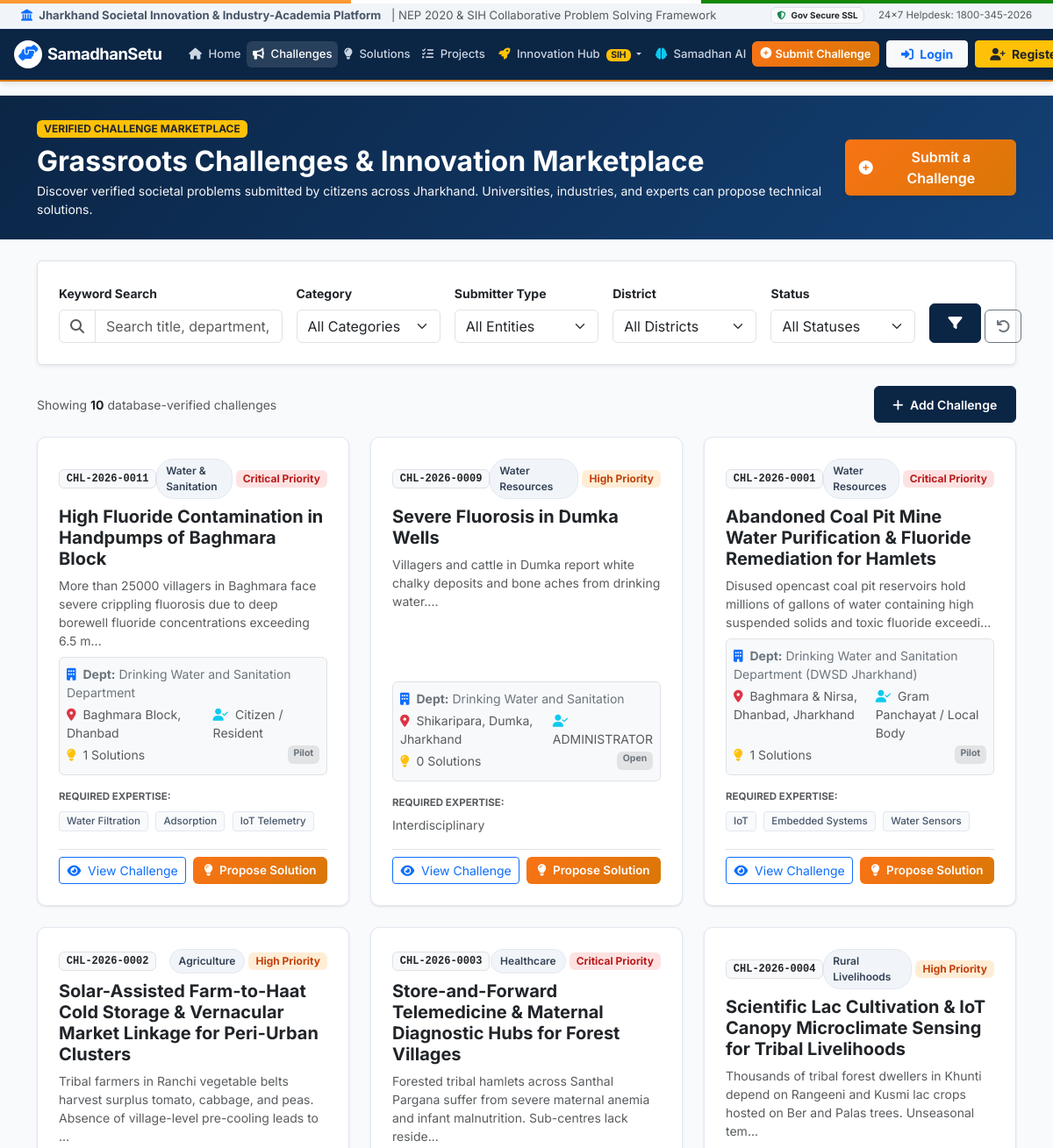
Before: /challenges (upper part) with the older database file.
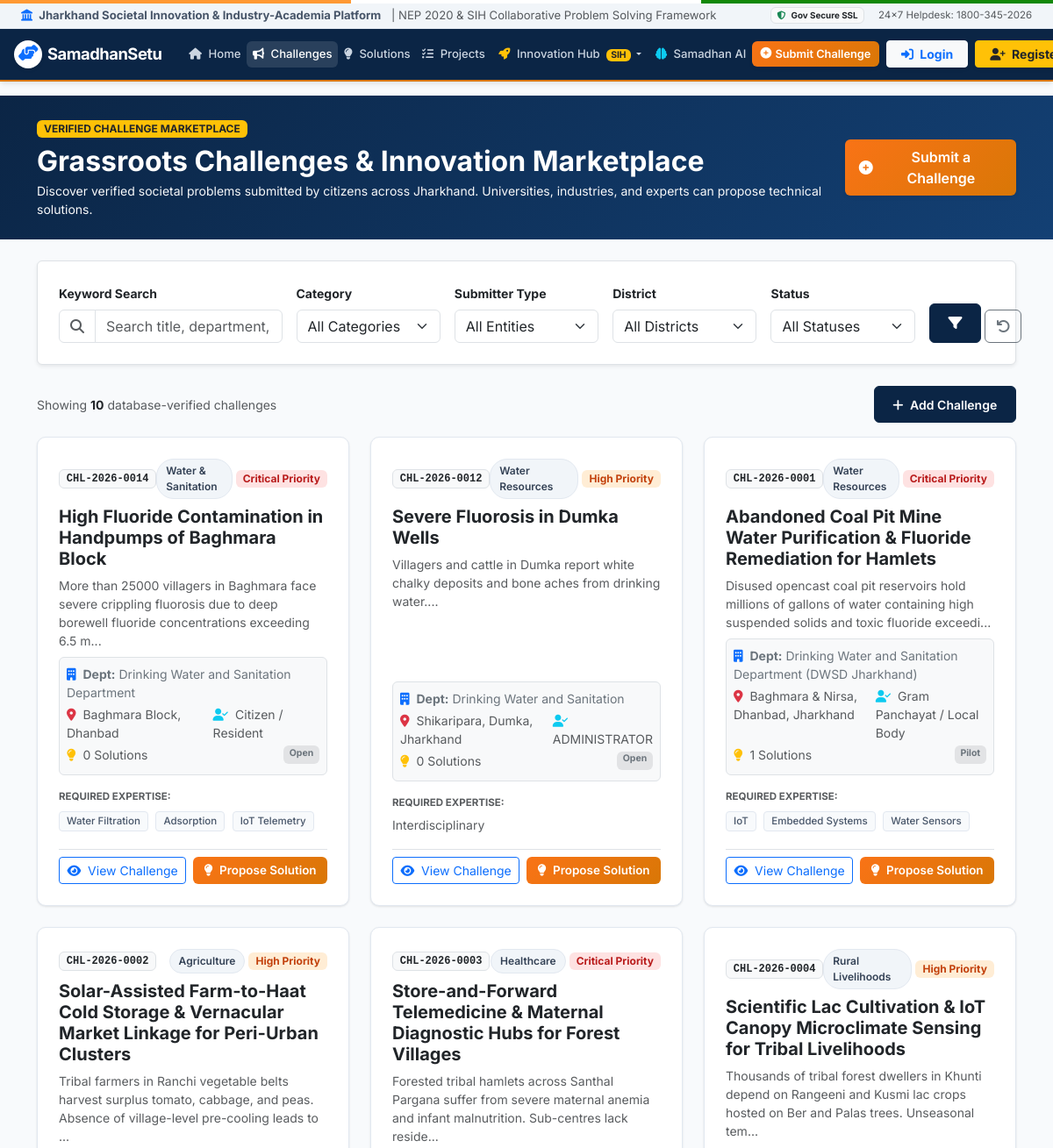
After: the same page with the newer database file.
### app.py (models this page shows, shortened)
class Challenge(db.Model):
    __tablename__ = 'challenges'
    id = db.Column(db.Integer, primary_key=True)
    title = db.Column(db.String(250), nullable=False)
    description = db.Column(db.Text, nullable=False)
    category = db.Column(db.String(80), nullable=False)
    department = db.Column(db.String(150), nullable=False, default='General Administration')
    location = db.Column(db.String(150), nullable=False)
    priority = db.Column(db.String(30), nullable=False, default='Medium') # Low, Medium, High, Critical
    status = db.Column(db.String(50), default='Open') # Open, Under Review, Verified, In Progress, Pilot, Implemented, Closed
    created_date = db.Column(db.DateTime, default=datetime.utcnow)
    deadline = db.Column(db.DateTime, nullable=True)
    organization = db.Column(db.String(200), nullable=False, default='Municipal Corporation')
    required_skills = db.Column(db.Text, nullable=True)
    submitter_type = db.Column(db.String(100), default='Citizen / Resident')
    district = db.Column(db.String(100), default='Ranchi')
    block = db.Column(db.String(100), nullable=True)
    media_url = db.Column(db.String(255), nullable=True)
    document_url = db.Column(db.String(255), nullable=True)
    assigned_university = db.Column(db.String(200), nullable=True)
    nep_aligned = db.Column(db.Boolean, default=True)
    expected_solution_type = db.Column(db.String(100), default='Software / Hardware Prototype')
    affected_population = db.Column(db.String(200), default='General Community')
    people_affected_count = db.Column(db.Integer, default=10000)
    existing_solutions = db.Column(db.Text, nullable=True)
    shortcomings = db.Column(db.Text, nullable=True)
    required_technology = db.Column(db.Text, nullable=True)
    expected_outcome = db.Column(db.Text, nullable=True)
    ai_impact_score = db.Column(db.Integer, default=85)
    views_count = db.Column(db.Integer, default=240)
    followers_count = db.Column(db.Integer, default=28)
    created_by_id = db.Column(db.Integer, db.ForeignKey('users.id'), nullable=True)
    submitter_aadhaar_masked = db.Column(db.String(30), nullable=True)
    submitter_phone = db.Column(db.String(30), nullable=True)
    solutions = db.relationship('Solution', backref='challenge', lazy=True, cascade='all, delete-orphan')
    projects = db.relationship('Project', backref='challenge', lazy=True)
    invitations = db.relationship('TeamInvitation', backref='challenge', lazy=True, cascade='all, delete-orphan')
    problem_dna = db.relationship('ProblemDNA', backref='challenge', uselist=False, lazy=True, cascade='all, delete-orphan')
    @property
    def code(self):
        return f"CHL-2026-{self.id:04d}"
    @property
    def severity(self):
        return self.priority
    @property
    def created_at(self):
        return self.created_date

### app.py (the view, shortened to what this page needs)
@app.route('/challenges')
def challenges():
    user = get_current_user()
    is_admin = (user and user.user_type == 'ADMINISTRATOR')
    query_text = request.args.get('q', '').strip()
    category_filter = request.args.get('category', '').strip()
    department_filter = request.args.get('department', '').strip()
    status_filter = request.args.get('status', '').strip()
    priority_filter = request.args.get('priority', '').strip()
    location_filter = request.args.get('location', '').strip()
    submitter_type_filter = request.args.get('submitter_type', '').strip()
    district_filter = request.args.get('district', '').strip()
    query = Challenge.query
    if not is_admin:
        query = query.filter(Challenge.status.in_([
            'APPROVED', 'VERIFIED', 'Verified', 'Open', 'In Progress', 'Pilot', 'Implemented', 'Completed'
        ]))
    if category_filter and category_filter != 'All':
        query = query.filter(Challenge.category == category_filter)
    if department_filter and department_filter != 'All':
        query = query.filter(Challenge.department == department_filter)
    if status_filter and status_filter != 'All':
        query = query.filter(Challenge.status == status_filter)
    if priority_filter and priority_filter != 'All':
        query = query.filter(Challenge.priority == priority_filter)
    if submitter_type_filter and submitter_type_filter != 'All':
        query = query.filter(Challenge.submitter_type == submitter_type_filter)
    if district_filter and district_filter != 'All':
        query = query.filter((Challenge.district == district_filter) | (Challenge.location.ilike(f"%{district_filter}%")))
    if location_filter:
        query = query.filter(Challenge.location.ilike(f"%{location_filter}%"))
    challenges_list = deduplicate_challenges(query.order_by(Challenge.created_date.desc()).all())
    return render_template('challenges.html',
        challenges=challenges_list,
        query_text=query_text,
        category_filter=category_filter,
        department_filter=department_filter,
        status_filter=status_filter,
        priority_filter=priority_filter,
        location_filter=location_filter,
        submitter_type_filter=submitter_type_filter,
        district_filter=district_filter,
        all_submitter_types=SUBMITTER_TYPES,
        all_districts=JHARKHAND_DISTRICTS,
        is_admin=is_admin
    )

### app.py (called while the page is built)
def get_current_user():
    if 'user_id' in session:
        return User.query.get(session['user_id'])
    return None

def deduplicate_challenges(challenges_list):
    if not challenges_list:
        return []
    seen_ids = set()
    seen_titles = set()
    unique_challenges = []
    for c in challenges_list:
        cid = getattr(c, 'id', None)
        raw_title = getattr(c, 'title', '') or ''
        norm_title = raw_title.strip().lower()
        if cid is not None and cid in seen_ids:
            continue
        if norm_title and norm_title in seen_titles:
            continue
        if cid is not None:
            seen_ids.add(cid)
        if norm_title:
            seen_titles.add(norm_title)
        unique_challenges.append(c)
    return unique_challenges

### templates/challenges.html (shortened to what the changed rows need)
{% extends "base.html" %}
{% block content %}
<div class="bg-primary text-white py-4 mb-4" style="background: linear-gradient(135deg, #0b2545 0%, #134074 100%);">
    <div class="container">
        <div class="d-flex flex-column flex-md-row justify-content-between align-items-md-center gap-3">
            <div>
                <h2 class="fw-bold mb-1">Grassroots Challenges & Innovation Marketplace</h2>
            </div>
        </div>
    </div>
</div>
<div class="container mb-5">
    <div class="row g-4" id="challengesContainer">
        {% if challenges %}
            {% set seen_c_keys = [] %}
            {% for c in challenges %}
            {% set c_key = (c.id|string) ~ '_' ~ (c.title|trim|lower) %}
            {% if c_key not in seen_c_keys %}
            {% set _ = seen_c_keys.append(c_key) %}
            <div class="col-md-6 col-lg-4 challenge-item-card">
                <div class="challenge-card h-100">
                    <div class="d-flex justify-content-between align-items-center mb-2">
                        <span class="badge bg-light text-dark border font-monospace">{{ c.code }}</span>
                        <div class="d-flex align-items-center gap-1">
                            <span class="badge-category">{{ c.category }}</span>
                            <span class="badge badge-severity-{{ c.priority.lower() }} px-2 py-1 rounded">
                                {{ c.priority }} Priority
                            </span>
                        </div>
                    </div>
                    <h5 class="fw-bold text-dark mb-2">
                        <a href="{{ url_for('challenge_detail', challenge_id=c.id) }}" class="text-decoration-none text-dark hover-primary">
                            {{ c.title }}
                        </a>
                    </h5>
                    <p class="text-muted small flex-grow-1 mb-2">
                        {{ c.description[:130] }}...
                    </p>
                    <div class="p-2 rounded bg-light border mb-3 small">
                        <div class="text-secondary mb-1">
                            <i class="fas fa-building text-primary me-1"></i> <strong>Dept:</strong> {{ c.department }}
                        </div>
                        <div class="d-flex justify-content-between text-muted mb-1">
                            <span><i class="fas fa-map-marker-alt text-danger me-1"></i> {{ c.location }}</span>
                            <span><i class="fas fa-user-check text-info me-1"></i> {{ c.submitter_type or 'Citizen' }}</span>
                        </div>
                        <div class="d-flex justify-content-between text-muted mb-1">
                            <span><i class="fas fa-lightbulb text-warning me-1"></i> {{ c.solutions|length }} Solutions</span>
                            {% if c.status in ['APPROVED', 'VERIFIED'] %}
                                <span class="badge bg-success"><i class="fas fa-check-circle me-1"></i> VERIFIED</span>
                            {% else %}
                                <span class="badge bg-secondary-subtle text-secondary">{{ c.status }}</span>
                            {% endif %}
                        </div>
                    </div>
                    <div class="mb-3">
                        <div class="text-muted small mb-1 fw-bold" style="font-size: 0.72rem;">REQUIRED EXPERTISE:</div>
                        <div>
                            {% if c.required_skills %}
                                {% for skill in c.required_skills.split(',')[:3] %}
                                    <span class="skill-tag">{{ skill.strip() }}</span>
                                {% endfor %}
                            {% else %}
                                <span class="text-muted small">Interdisciplinary</span>
                            {% endif %}
                        </div>
                    </div>
                    <div class="pt-2 border-top mt-auto">
                        {% if session.get('user_role') == 'ADMINISTRATOR' or is_admin %}
                        <div class="d-flex justify-content-between align-items-center mb-2">
                            <a href="{{ url_for('challenge_detail', challenge_id=c.id) }}" class="btn btn-sm btn-primary-gov flex-grow-1 me-2">
                                <i class="fas fa-eye me-1"></i> View
                            </a>
                            <form method="POST" action="{{ url_for('delete_challenge', challenge_id=c.id) }}" onsubmit="return confirm('Are you sure you want to delete this challenge permanently from the database?');" class="d-inline">
                                <button type="submit" class="btn btn-sm btn-outline-danger" title="Delete Challenge">
                                    <i class="fas fa-trash-alt"></i>
                                </button>
                            </form>
                        </div>
                        <form method="POST" action="{{ url_for('update_challenge_status', challenge_id=c.id) }}" class="d-flex gap-1 align-items-center">
                            <span class="small text-muted" style="font-size: 0.75rem;">Status:</span>
                            <select name="status" class="form-select form-select-sm py-0" style="font-size: 0.75rem;" onchange="this.form.submit()">
                                {% for st in all_statuses %}
                                    <option value="{{ st }}" {% if c.status == st %}selected{% endif %}>{{ st }}</option>
                                {% endfor %}
                            </select>
                        </form>
                        {% else %}
                        <div class="d-flex gap-2">
                            <a href="{{ url_for('challenge_detail', challenge_id=c.id) }}" class="btn btn-sm btn-outline-primary flex-fill">
                                <i class="fas fa-eye me-1"></i> View Challenge
                            </a>
                            {% if c.status in ['APPROVED', 'VERIFIED', 'Open', 'In Progress', 'Pilot'] %}
                            <a href="{{ url_for('propose_solution', challenge_id=c.id) }}" class="btn btn-sm btn-accent flex-fill">
                                <i class="fas fa-lightbulb me-1"></i> Propose Solution
                            </a>
                            {% endif %}
                        </div>
                        {% endif %}
                    </div>
                </div>
            </div>
            {% endif %}
            {% endfor %}
        {% endif %}
    </div>
</div>
{% endblock %}

Changed rows visible on the page:
no longer on this page (row edited): Challenge: code "CHL-2026-0011", category "Water & Sanitation", priority "Critical", title "High Fluoride Contamination in Handpumps of Baghmara Block", description "More than 25000 villagers in Baghmara face severe crippling fluorosis due to deep borewell fluoride concentrations exceeding 6.5 m", department "Drinking Water and Sanitation Department", location "Baghmara Block, Dhanbad", submitter_type "Citizen / Resident", solutions|length "1", status "Pilot", strip "Water Filtration" "Adsorption" "IoT Telemetry"
no longer on this page (row edited): Challenge: code "CHL-2026-0009", category "Water Resources", priority "High", title "Severe Fluorosis in Dumka Wells", description "Villagers and cattle in Dumka report white chalky deposits and bone aches from drinking water.", department "Drinking Water and Sanitation", location "Shikaripara, Dumka, Jharkhand", submitter_type "ADMINISTRATOR", solutions|length "0", status "Open", required_skills "Interdisciplinary"
added Challenge: code "CHL-2026-0014", category "Water & Sanitation", priority "Critical", title "High Fluoride Contamination in Handpumps of Baghmara Block", description "More than 25000 villagers in Baghmara face severe crippling fluorosis due to deep borewell fluoride concentrations exceeding 6.5 m", department "Drinking Water and Sanitation Department", location "Baghmara Block, Dhanbad", submitter_type "Citizen / Resident", solutions|length "0", status "Open", strip "Water Filtration" "Adsorption" "IoT Telemetry"
added Challenge: code "CHL-2026-0012", category "Water Resources", priority "High", title "Severe Fluorosis in Dumka Wells", description "Villagers and cattle in Dumka report white chalky deposits and bone aches from drinking water.", department "Drinking Water and Sanitation", location "Shikaripara, Dumka, Jharkhand", submitter_type "ADMINISTRATOR", solutions|length "0", status "Open", required_skills "Interdisciplinary"
